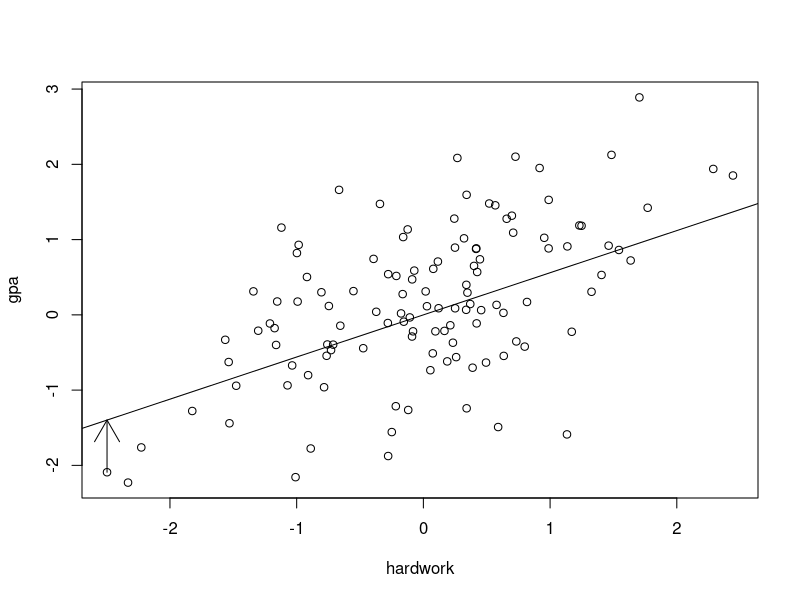
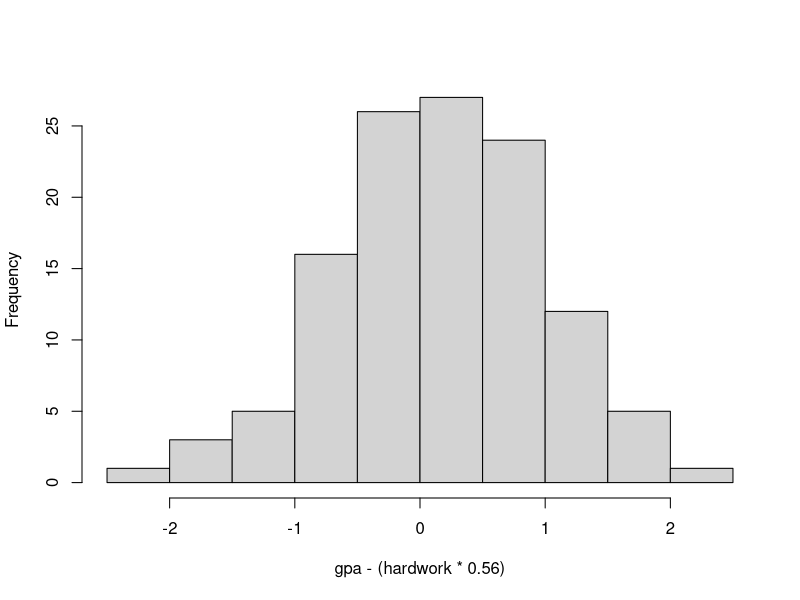
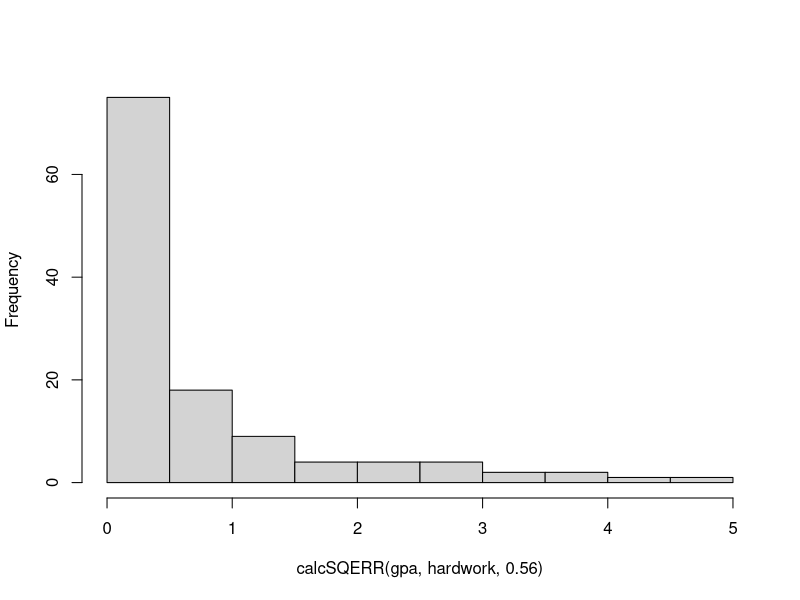
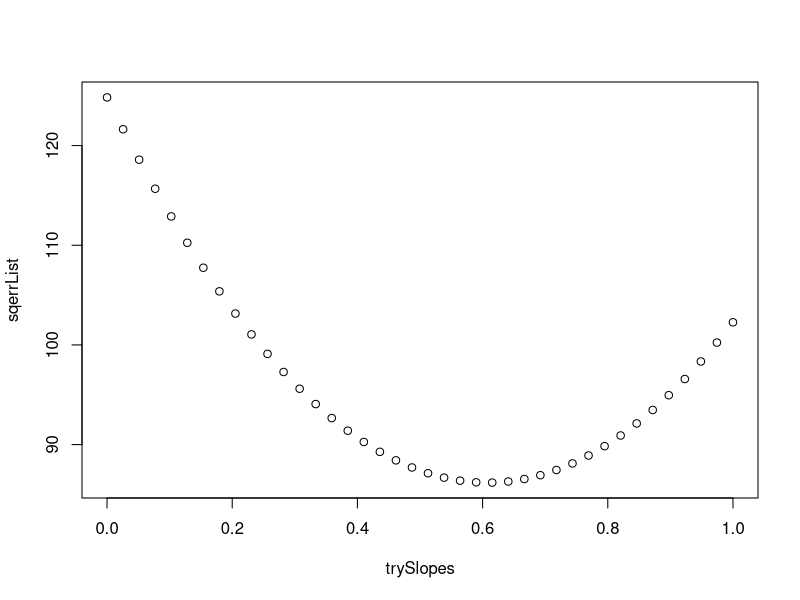
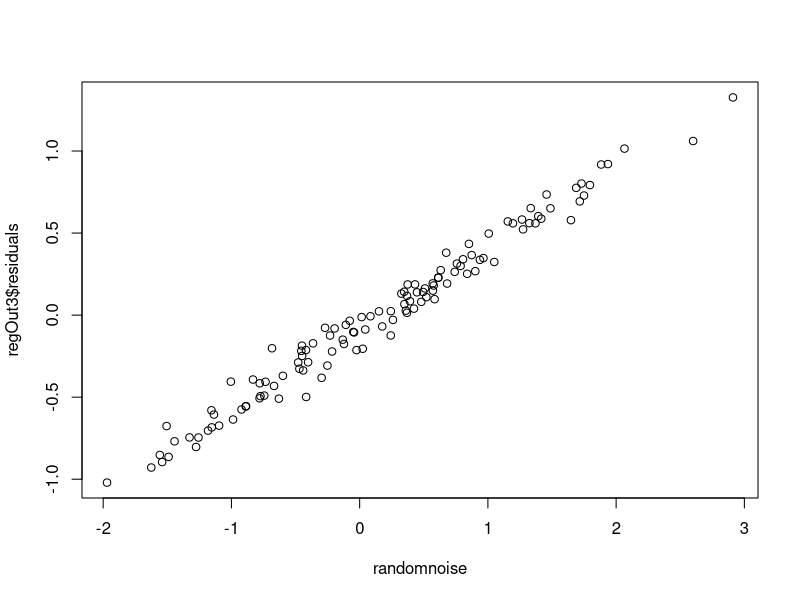

Generate these figures, in order, with R: (Note: this script raises an error after producing the figures.)
#####################################
# Chapter 8

# create 3 random variables, plus a "noise" variable
set.seed(321)
hardwork <- rnorm(120)
basicsmarts <- rnorm(120)
curiosity <- rnorm(120)
randomnoise <- rnorm(120)

# synthesize gpa from these variables; divide each variable by
# 2 (square root of 4 = 4 input variables) yields an sd of ~ 1
gpa <- hardwork/2 + basicsmarts/2 + curiosity/2 + randomnoise/2
sd(gpa)
# 1.011214
mean(gpa)
# 0.1619686
mean(hardwork)
# 0.004557451

# scatterplot = linearity (rough shape of point cloud)
# bivariate normlaity - dense where X, Y means intersect
# not a lot of outliers
# "guess" a slope of 0.56

plot(hardwork, gpa, main=NULL)
abline(a=0, b=0.56)

# draw "error of prediction" for the point
arrows(min(hardwork),gpa[which.min(hardwork)],min(hardwork),min(hardwork)*0.56)

# pick 2 points to demonstrate predicted value of gpa, actual value of gpa, and
# prediction error
hardwork[14]
#  2.44326
gpa[14]
# 1.85159

pre <- 0.56 * hardwork[14]
act <- gpa[14]
err <- act - pre
err
#dev.off()


# draw histogram of estimated best-fitting line and each point
# note this is normally distributed, centered on 0
hist(gpa - (hardwork * 0.56), main=NULL)

# sum of errors is ~ 19, but the errors above and below the lines
# cancel each other
sum(gpa - (hardwork * 0.56))

# use squared error to eliminate +/- cancellation
calcSQERR <- function(y, x, slope)
{
  (y - (x * slope))^2
}

head(calcSQERR(gpa,hardwork,0.56))

# 3.742599e+00 8.443497e-06 2.959611e+00 1.432950e+00 1.451349e+00 3.742827e+00
sum(calcSQERR(gpa,hardwork,0.56))
# 86.42242

# the histogram is positive because negative values removed by squaring;
# most near zero
hist(calcSQERR(gpa,hardwork,0.56), main=NULL)

#dev.off()
# create function to calculate the sum of squared errors for different slopes
# note that x, y are hard-coded
sumSQERR <- function(slope)
{
  sum(calcSQERR(gpa, hardwork, slope))
}

sumSQERR(0.56)

# returns same as sum(calcSQERR(gpa,hardwork,0.56))
# 86.42242

# create a sequence of "possible" slopes
trySlopes <- seq(from=0, to=1, length.out=40)

# View(data.frame(trySlopes, sqerrList))

# calculate sum of squared errors for each of these test slopes
sqerrList <- sapply(trySlopes, sumSQERR)

# plot each slope and its sum of squared errors
# note the parabolic shape, as a result of using squares
# sum of squared errors is at its lowest point ~ 0.60 (close to 0.56)
plot(trySlopes, sqerrList, main=NULL)
#dev.off()

# now set up test to  use linear model
educdata <- data.frame(gpa, hardwork, basicsmarts, curiosity)
regOut <- lm(gpa ~ hardwork, data=educdata)
summary(regOut)

regOut3 <- lm(gpa ~ hardwork + basicsmarts + curiosity, data=educdata)
summary(regOut3)

#png("Figure08_6.png", width = 6, height = 6, units = 'in', res = 300) 
plot(randomnoise,regOut3$residuals, main=NULL)
#dev.off()

summary(residuals(regOut3))
cor(educdata)


regOutMCMC <- lmBF(gpa ~ hardwork + basicsmarts + curiosity, data=educdata, posterior=TRUE, iterations=10000)
summary(regOutMCMC)


#png("Figure08_7.png", width = 6, height = 6, units = 'in', res = 300) 
hist(regOutMCMC[,"hardwork"], main=NULL)
abline(v=quantile(regOutMCMC[,"hardwork"],c(0.025)), col="black")
abline(v=quantile(regOutMCMC[,"hardwork"],c(0.975)), col="black")
#dev.off()

rsqList <- 1 - (regOutMCMC[,"sig2"] / var(gpa))
# length(rsqList)  # Confirms 10000 R-squared estimates
mean(rsqList)  # Overall mean R-squared is 0.75
#png("Figure08_8.png", width = 6, height = 6, units = 'in', res = 300) 
hist(rsqList, main=NULL)
abline(v=quantile(rsqList,c(0.025)), col="black")
abline(v=quantile(rsqList,c(0.975)), col="black")
#dev.off()

regOutBF <- lmBF(gpa ~ hardwork + basicsmarts + curiosity, data=educdata)
regOutBF

# Real example using state.x77 data
stateData <- data.frame(state.x77)
stateOut <- lm(Life.Exp ~ HS.Grad + Income + Illiteracy,data=stateData)
summary(stateOut)

stateOutMCMC <- lmBF(Life.Exp ~ HS.Grad + Income + Illiteracy,data=stateData, posterior=TRUE, iterations=100000)
summary(stateOutMCMC)
rsqList <- 1 - (stateOutMCMC[,"sig2"] / var(stateData$Life.Exp))
mean(rsqList)  # Overall mean R-squared
quantile(rsqList,c(0.025))
quantile(rsqList,c(0.975))

hist(stateData$Illiteracy) # Histogram of raw data
hist(stateOutMCMC[,"Illiteracy"]) # Posterior distribution of B weight
boxplot(as.numeric(stateOutMCMC[,"Illiteracy"])) # Posterior distribution of B weight

stateOutBF <- lmBF(Life.Exp ~ HS.Grad + Income + Illiteracy,data=stateData)
stateOutBF

# Code for bonus homework item
set.seed(1)
betaVar <- scale(rbeta(50,shape1=1,shape2=10))
normVar <- rnorm(50)
poisVar <- scale(rpois(50,lambda=10))
noiseVar <- scale(runif(50))
depVar <- betaVar/2 + normVar/2 + poisVar/2 + noiseVar/2
oddData <- data.frame(depVar,betaVar,normVar,poisVar)

summary(lm(depVar ~ .,data=oddData))

